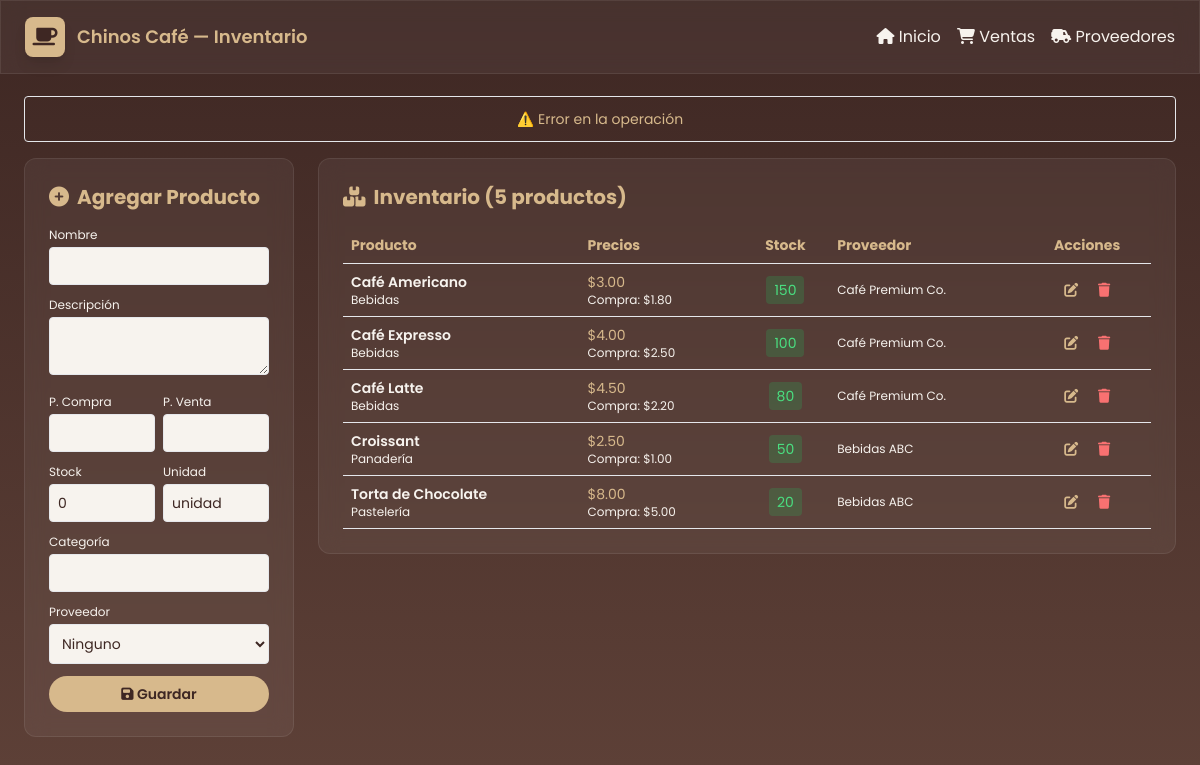
The page /inventario.php?error=no_id on the database its author committed.
### tables this page shows
CREATE TABLE IF NOT EXISTS inventario (
  id_producto INT AUTO_INCREMENT PRIMARY KEY,
  nombre VARCHAR(100) NOT NULL,
  descripcion TEXT,
  precio_compra DECIMAL(10,2) NOT NULL,
  precio_venta DECIMAL(10,2) NOT NULL,
  stock INT NOT NULL DEFAULT 0,
  unidad VARCHAR(20) DEFAULT 'unidad',
  categoria VARCHAR(50),
  id_proveedor INT,
  fecha_ingreso TIMESTAMP DEFAULT CURRENT_TIMESTAMP,
  FOREIGN KEY (id_proveedor) REFERENCES proveedores(id_proveedor) ON DELETE SET NULL
);

CREATE TABLE IF NOT EXISTS proveedores (
  id_proveedor INT AUTO_INCREMENT PRIMARY KEY,
  nombre VARCHAR(100) NOT NULL,
  contacto VARCHAR(100) NOT NULL,
  telefono VARCHAR(20),
  email VARCHAR(100),
  direccion TEXT,
  fecha_registro TIMESTAMP DEFAULT CURRENT_TIMESTAMP
);

### inventario.php (the view, shortened to what this page needs)
<?php
$mensaje = '';
if (isset($_GET['error'])) $mensaje = '⚠️ Error en la operación';
$conn = getDB();
$productos = [];
$result = $conn->query("SELECT i.*, p.nombre as nombre_proveedor FROM inventario i
  LEFT JOIN proveedores p ON i.id_proveedor = p.id_proveedor ORDER BY i.nombre");
if ($result) {
  while ($row = $result->fetch_assoc()) {
    $productos[] = $row;
  }
}
?>
<!doctype html>
<html lang="es">
<head>
  <script src="https://cdn.tailwindcss.com"></script>
  <link rel="stylesheet" href="https://cdnjs.cloudflare.com/ajax/libs/font-awesome/6.5.0/css/all.min.css"/>
</head>
<body>
  <header class="fixed top-0 left-0 w-full z-50 glass">
    <nav class="max-w-7xl mx-auto px-6 py-4 flex items-center justify-between">
      <a href="index.php" class="flex items-center gap-3">
        <div class="w-10 h-10 bg-[var(--gold)] rounded-lg flex items-center justify-center text-[var(--coffee1)] text-xl shadow-lg">
          <i class="fa-solid fa-mug-saucer"></i>
        </div>
        <span class="font-semibold text-[var(--gold)] text-lg">Chinos Café — Inventario</span>
      </a>
      <div class="flex items-center gap-4 text-[var(--cream)]/90">
        <a href="index.php" class="hover:text-[var(--gold)] transition"><i class="fas fa-home"></i> Inicio</a>
        <a href="ventas.php" class="hover:text-[var(--gold)] transition"><i class="fas fa-shopping-cart"></i> Ventas</a>
        <a href="proveedores.php" class="hover:text-[var(--gold)] transition"><i class="fas fa-truck-field"></i> Proveedores</a>
      </div>
    </nav>
  </header>
  <main class="pt-24 max-w-7xl mx-auto px-6 pb-8">
    <?php if ($mensaje): ?>
      <div class="mb-4 p-3 rounded bg-[var(--gold)]/10 border border-[var(--gold)]/20 text-[var(--gold)] text-sm text-center">
        <?= htmlspecialchars($mensaje) ?>
      </div>
    <?php endif; ?>
    <div class="grid lg:grid-cols-4 gap-6">
      <div class="lg:col-span-1">
        <div class="p-6 rounded-xl glass sticky top-24">
          <h2 class="text-xl font-bold text-[var(--gold)] mb-4 flex items-center gap-2">
            <i class="fas fa-plus-circle"></i> Agregar Producto
          </h2>
          <form action="procesar_inventario.php" method="POST" class="space-y-3">
            <div>
              <label class="block text-xs mb-1">Nombre</label>
              <input name="nombre" required class="w-full p-2 rounded bg-[var(--coffee3)]/40 border border-[var(--gold)]/20 text-[var(--cream)] text-sm">
            </div>
            <div>
              <label class="block text-xs mb-1">Descripción</label>
              <textarea name="descripcion" rows="2" class="w-full p-2 rounded bg-[var(--coffee3)]/40 border border-[var(--gold)]/20 text-[var(--cream)] text-sm"></textarea>
            </div>
            <div class="grid grid-cols-2 gap-2">
              <div>
                <label class="block text-xs mb-1">P. Compra</label>
                <input type="number" step="0.01" name="precio_compra" required class="w-full p-2 rounded bg-[var(--coffee3)]/40 border border-[var(--gold)]/20 text-[var(--cream)] text-sm">
              </div>
              <div>
                <label class="block text-xs mb-1">P. Venta</label>
                <input type="number" step="0.01" name="precio_venta" required class="w-full p-2 rounded bg-[var(--coffee3)]/40 border border-[var(--gold)]/20 text-[var(--cream)] text-sm">
              </div>
            </div>
            <div class="grid grid-cols-2 gap-2">
              <div>
                <label class="block text-xs mb-1">Stock</label>
                <input type="number" name="stock" required value="0" class="w-full p-2 rounded bg-[var(--coffee3)]/40 border border-[var(--gold)]/20 text-[var(--cream)] text-sm">
              </div>
              <div>
                <label class="block text-xs mb-1">Unidad</label>
                <input name="unidad" value="unidad" class="w-full p-2 rounded bg-[var(--coffee3)]/40 border border-[var(--gold)]/20 text-[var(--cream)] text-sm">
              </div>
            </div>
            <div>
              <label class="block text-xs mb-1">Categoría</label>
              <input name="categoria" class="w-full p-2 rounded bg-[var(--coffee3)]/40 border border-[var(--gold)]/20 text-[var(--cream)] text-sm">
            </div>
            <div>
              <label class="block text-xs mb-1">Proveedor</label>
              <select name="id_proveedor" class="w-full p-2 rounded bg-[var(--coffee3)]/40 border border-[var(--gold)]/20 text-[var(--cream)] text-sm">
                <option value="">Ninguno</option>
              </select>
            </div>
            <button type="submit" class="w-full px-3 py-2 rounded-full bg-[var(--gold)] text-[var(--coffee1)] font-semibold hover:bg-amber-400 transition text-sm">
              <i class="fas fa-save"></i> Guardar
            </button>
          </form>
        </div>
      </div>
      <div class="lg:col-span-3">
        <div class="p-6 rounded-xl glass">
          <div class="flex justify-between items-center mb-4">
            <h2 class="text-xl font-bold text-[var(--gold)] flex items-center gap-2">
              <i class="fas fa-boxes-stacked"></i> Inventario (<?= count($productos) ?> productos)
            </h2>
          </div>
          <div class="overflow-x-auto">
            <table class="w-full text-sm">
              <thead>
                <tr class="border-b border-[var(--gold)]/20">
                  <th class="text-left p-2 text-[var(--gold)]">Producto</th>
                  <th class="text-left p-2 text-[var(--gold)]">Precios</th>
                  <th class="text-center p-2 text-[var(--gold)]">Stock</th>
                  <th class="text-left p-2 text-[var(--gold)]">Proveedor</th>
                  <th class="text-center p-2 text-[var(--gold)]">Acciones</th>
                </tr>
              </thead>
              <tbody>
                <?php foreach ($productos as $p): ?>
                <tr class="border-b border-[var(--gold)]/10 hover:bg-[var(--gold)]/5">
                  <td class="p-2">
                    <p class="font-semibold"><?= htmlspecialchars($p['nombre']) ?></p>
                    <p class="text-xs text-[var(--cream)]/50"><?= htmlspecialchars($p['categoria'] ?? 'N/A') ?></p>
                  </td>
                  <td class="p-2">
                    <p class="text-[var(--gold)]">$<?= number_format($p['precio_venta'], 2) ?></p>
                    <p class="text-xs text-[var(--cream)]/50">Compra: $<?= number_format($p['precio_compra'], 2) ?></p>
                  </td>
                  <td class="p-2 text-center">
                    <span class="px-2 py-1 rounded <?= $p['stock'] < 10 ? 'bg-red-500/20 text-red-400' : 'bg-green-500/20 text-green-400' ?>">
                      <?= $p['stock'] ?>
                    </span>
                  </td>
                  <td class="p-2">
                    <p class="text-xs"><?= htmlspecialchars($p['nombre_proveedor'] ?? 'N/A') ?></p>
                  </td>
                  <td class="p-2 text-center">
                    <a href="editar_producto.php?id=<?= $p['id_producto'] ?>" class="text-[var(--gold)] hover:text-amber-400 px-2" title="Editar">
                      <i class="fas fa-edit"></i>
                    </a>
                    <form action="procesar_inventario.php" method="POST" class="inline-block" onsubmit="return confirm('¿Estás seguro de que quieres eliminar este producto?');">
                        <button type="submit" class="text-red-400 hover:text-red-300 px-2" title="Eliminar">
                            <i class="fas fa-trash"></i>
                        </button>
                    </form>
                  </td>
                </tr>
                <?php endforeach; ?>
              </tbody>
            </table>
          </div>
        </div>
      </div>
    </div>
  </main>
</body>
</html>

### inventario.php (style rules this page uses)
:root { --coffee1: #3e2723; --coffee2: #5d4037; --coffee3: #795548; --cream: #f7f3ee; --gold: #d7b98c; }
body { font-family: 'Poppins', sans-serif; background: linear-gradient(180deg, var(--coffee1), var(--coffee2)); color: var(--cream); }
.glass { background: rgba(255,255,255,0.05); backdrop-filter: blur(10px); border: 1px solid rgba(255,255,255,0.08); }
input, textarea, select { color: var(--coffee1) !important; background-color: var(--cream) !important; }
input::placeholder, textarea::placeholder { color: var(--coffee1) !important; opacity: 0.5; }

### rows shown on the page
inventario: nombre "Café Americano", categoria "Bebidas", precio_venta "3.00", precio_compra "1.80", stock "150", id_proveedor.nombre "Café Premium Co."
inventario: nombre "Café Expresso", categoria "Bebidas", precio_venta "4.00", precio_compra "2.50", stock "100", id_proveedor.nombre "Café Premium Co."
inventario: nombre "Café Latte", categoria "Bebidas", precio_venta "4.50", precio_compra "2.20", stock "80", id_proveedor.nombre "Café Premium Co."
inventario: nombre "Croissant", categoria "Panadería", precio_venta "2.50", precio_compra "1.00", stock "50", id_proveedor.nombre "Bebidas ABC"
inventario: nombre "Torta de Chocolate", categoria "Pastelería", precio_venta "8.00", precio_compra "5.00", stock "20", id_proveedor.nombre "Bebidas ABC"

### other values the page prints
$mensaje "⚠️ Error en la operación"
count($productos) "5"
